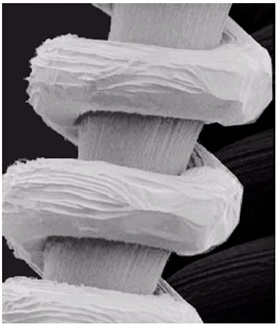
#> input picture Assignment_2/assignment2_image1.jpg, 276 x 325 px
$ jupyter execute assignment_2.ipynb
#> lines starting #> are read from the running program, lines starting #| are printed output that depends on the picture
[cell 1]
import cv2
import numpy as np
import matplotlib.pyplot as plt

[cell 2]
def gamma_correction(img, c, gamma):
    img = img.astype(np.float32)
    img = c * img ** gamma

    # Normalize the image
    img = img / np.max(img) * 255

    return img.astype(np.uint8)

# Image Enhancements with Gamma correction

[cell 3]
img_path = "./assignment2_image1.jpg"
img = cv2.imread(img_path, cv2.IMREAD_GRAYSCALE)
#> img: shape (325, 276); min 0, max 255, mean 128.5

c_vals = [1, 2, 3]
gamma_vals = [0.25, 0.5, 1, 2]

row, col = len(c_vals), len(gamma_vals)
plt.figure(figsize=(20, 16))


# Apply gamma correction
for c in range(len(c_vals)):
    for gamma in range(len(gamma_vals)):
        c_val, gamma_val = c_vals[c], gamma_vals[gamma]
        img_corrected = gamma_correction(img, c_val, gamma_val)

        plt.subplot(row, col, c * col + gamma + 1)
        plt.imshow(img_corrected, cmap="gray")
        plt.axis("off")
        plt.title("c: {}, gamma: {}".format(c_val, gamma_val))
#> this loop made 3 passes
#> pass 1, in gamma_correction, `img = c * img ** gamma`:
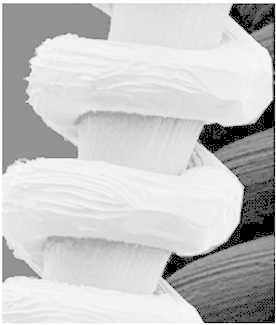
#> img: shape (325, 276) float32; min 0, max 4, mean 3.1; drawn with min black and max white
#> pass 1, in gamma_correction (call 2), `img = c * img ** gamma`:
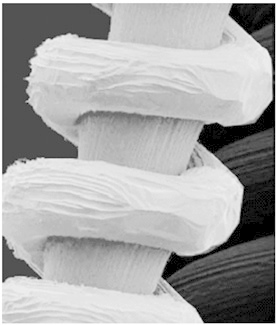
#> img: shape (325, 276) float32; min 0, max 15.97, mean 10.45; drawn with min black and max white

plt.savefig("./assignment2_image1_gamma_correction.png")
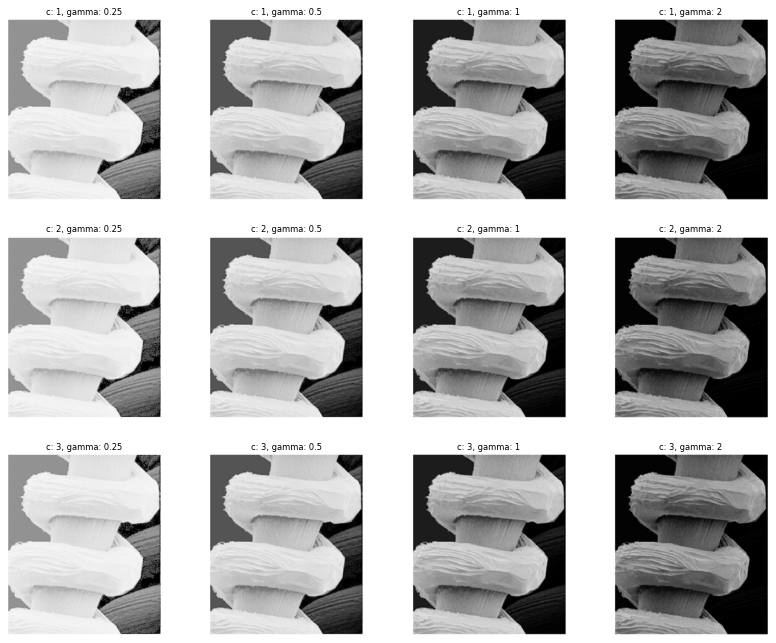
#> figure drawn by matplotlib, 12 panels
plt.show()

# Image enhancement with Global Histogram Equalization

[cell 4]
def globalHistogramEqualiztion(img):

    # Calculate the histogram
    hist = cv2.calcHist([img], [0], None, [256], [0, 256])
#> hist = 256 values, max 6680 at index 28, min 0 at index 240, mean 350.4

    # Calculate the cumulative sum
    cdf = hist.cumsum()
#> cdf = 256 values from 2824 to 89700

    # Normalize the cdf
    cdf_normalized = cdf * hist.max() / cdf.max()
#> cdf_normalized = 256 values from 210.3 to 6680

    # Calculate the new pixel values
    img_new = cdf_normalized[img]
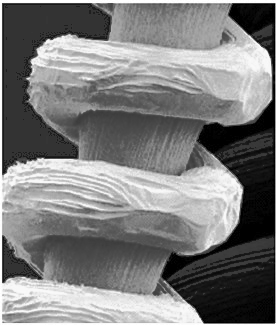
#> img_new: shape (325, 276) float32; min 210.3, max 6680, mean 3382.3; drawn with min black and max white

    return img_new

[cell 5]
def plotHistogram(img, title):
    plt.figure(figsize=(10, 8))
    plt.hist(img.ravel(), 256, [0, 256])

    plt.xlabel("Intensity")
    plt.ylabel("Count")

    # x axis range
    plt.xlim([0, 256])
    plt.xticks(np.arange(0, 256, 16))

    plt.title(title)
    plt.show()

[cell 6]
enchanced_img = globalHistogramEqualiztion(img)

# Plot the histogram
# plotHistogram(img, "Original Image Histogram")

plt.figure(figsize=(10, 5))

# Plot the image and subplot histogram
plt.subplot(1, 2, 1)
plt.imshow(img, cmap="gray")
plt.axis("off")
plt.title("Original Image")

plt.subplot(1, 2, 2)
plt.imshow(enchanced_img, cmap="gray")
plt.axis("off")
plt.title("Enhanced Image")

plt.savefig("./assignment2_image1_global_histogram_equalization.png")
plt.show()

# Image enhancement with Local Histogram Equalization

[cell 7]
import cv2


def local_enhancement(img, E,  k0, k1, k2, neighborhood_size):
    """Enhances the input image using histogram statistics with given neighborhood sizes k0, k1, k2, k3, and neighborhood_size.

    Args:
      img: The input image (grayscale).
      E: The enhancement factor.
      k0: The upper bound on the mean intensity, relative to the mean intensity of the entire image.
      k1: The lower bound on the standard deviation, relative to the standard deviation of the entire image.
      k2: The upper bound on the standard deviation, relative to the standard deviation of the entire image.
      neighborhood_size: The neighborhood size for calculating the local mean intensity and local standard deviation.

    Returns:
      The enhanced image.
    """

    # Calculate the mean intensity and standard deviation of the entire image.
    global_mean_intensity, global_standard_deviation = cv2.meanStdDev(img)

    # Calculate the local mean intensity and local standard deviation.
    local_mean_intensity = cv2.blur(img, (neighborhood_size, neighborhood_size))
    local_mean_squared_intensity = cv2.blur(np.square(img), (neighborhood_size, neighborhood_size))
    local_standard_deviation = np.sqrt(local_mean_squared_intensity - np.square(local_mean_intensity))

    # Select the candidate pixels.
    candidate_pixels = []
    for x in range(img.shape[0]):
        for y in range(img.shape[1]):

            mean_condition = local_mean_intensity[x, y] <= k0 * global_mean_intensity
            std_condition = k1 * global_standard_deviation <= local_standard_deviation[x, y] <= k2 * global_standard_deviation

            if mean_condition and std_condition:
                candidate_pixels.append((x, y))

    # Enhance the candidate pixels.
    enhanced_img = img.copy()
    for x, y in candidate_pixels:
        # Enhance the candidate pixel.
        enhanced_img[x, y] = min(max(img[x, y] * E, 0), 255)

    return enhanced_img

[cell 8]
neighbourhood_sizes = [3, 7, 11]

row, col = 1, len(neighbourhood_sizes)

plt.figure(figsize=(20, 16))

E = 4
k0 = 0.175
k1 = 0.01
k2 = 0.175

for i in range(len(neighbourhood_sizes)):
    neighbourhood_size = neighbourhood_sizes[i]
    enhanced_img = local_enhancement(
        img,
        E=E,
        k0=k0,
        k1=k1, k2=k2,
        neighborhood_size=neighbourhood_size
    )

    plt.subplot(row, col, i + 1)
    plt.imshow(enhanced_img, cmap="gray")
    plt.axis("off")
    plt.title(f"Neighborhood Size: {neighbourhood_size} x {neighbourhood_size}")
#> this loop made 3 passes
#> pass 1, in local_enhancement, `local_mean_intensity = cv2.blur(img, (neighborhood_size, neighborhood_..`:
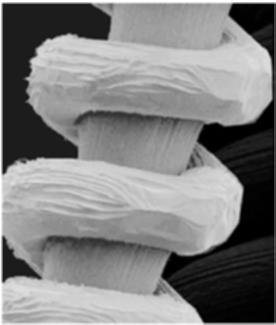
#> local_mean_intensity: shape (325, 276); min 0, max 255, mean 128.2
#> pass 1, in local_enhancement, `local_mean_squared_intensity = cv2.blur(np.square(img), (neighborhood_..`:
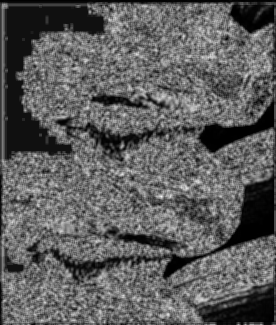
#> local_mean_squared_intensity: shape (325, 276); min 0, max 249, mean 93.3
#> pass 1, in local_enhancement, `local_standard_deviation = np.sqrt(local_mean_squared_intensity - np.s..`:
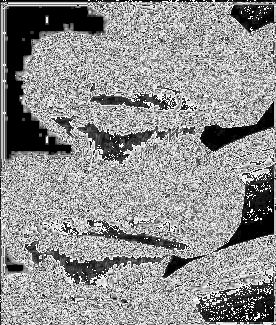
#> local_standard_deviation: shape (325, 276) float16; min 0, max 15.97, mean 9.02; drawn with min black and max white
#> pass 1, `enhanced_img = local_enhancement( img, E=E, k0=k0, k1=k1, k2=k2, neigh..`:
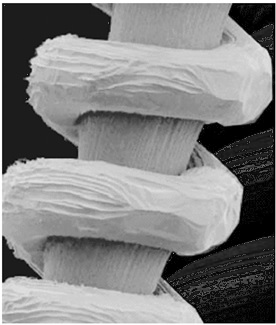
#> enhanced_img: shape (325, 276); min 0, max 255, mean 129.9

# Add text at bottom
plt.figtext(0.5, 0.275, f"Parameters: E:{E}\n k0:{k0}  k1:{k1}  k2:{k2}", ha="center", fontsize=16)
plt.savefig("./assignment2_image1_local_enhancement.png")
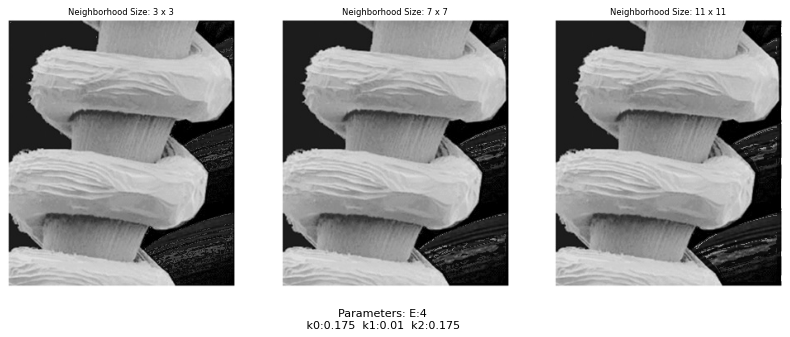
#> figure drawn by matplotlib, 3 panels
plt.show()
